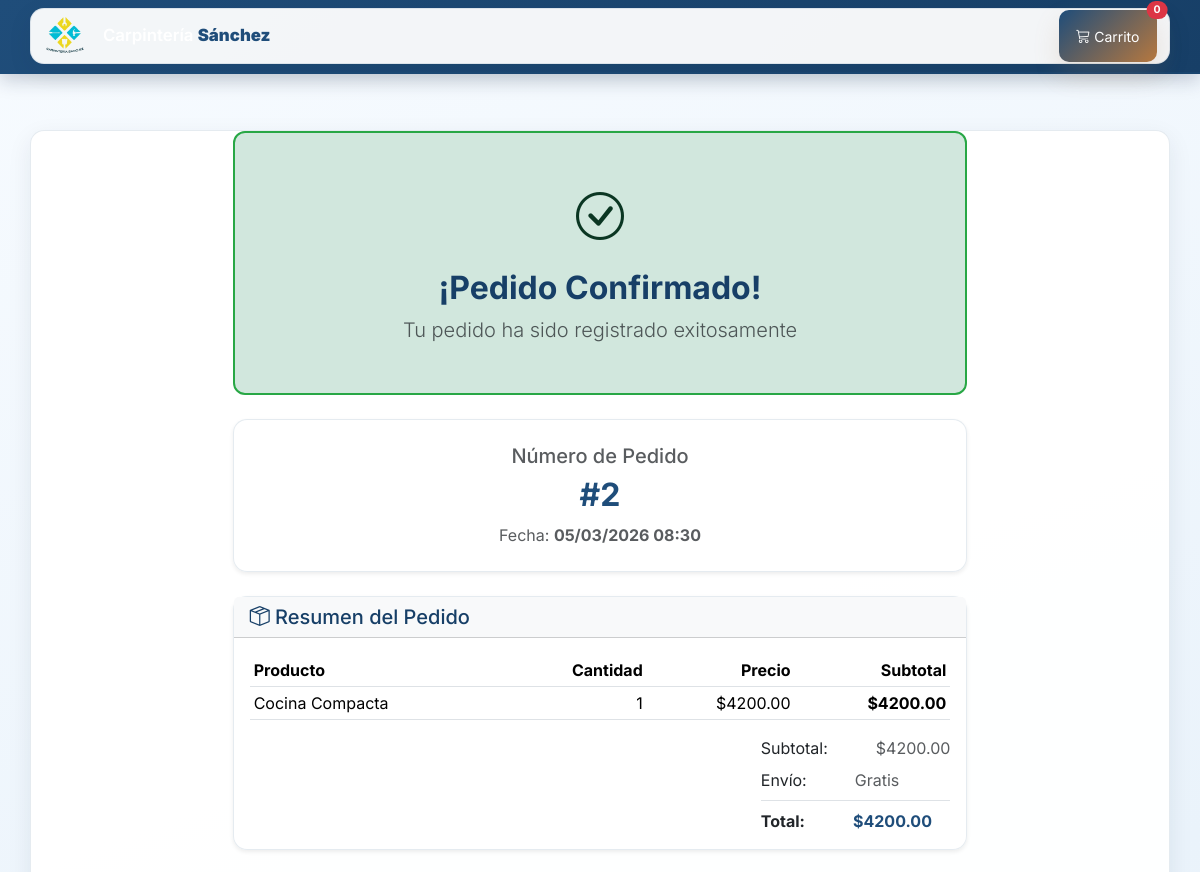
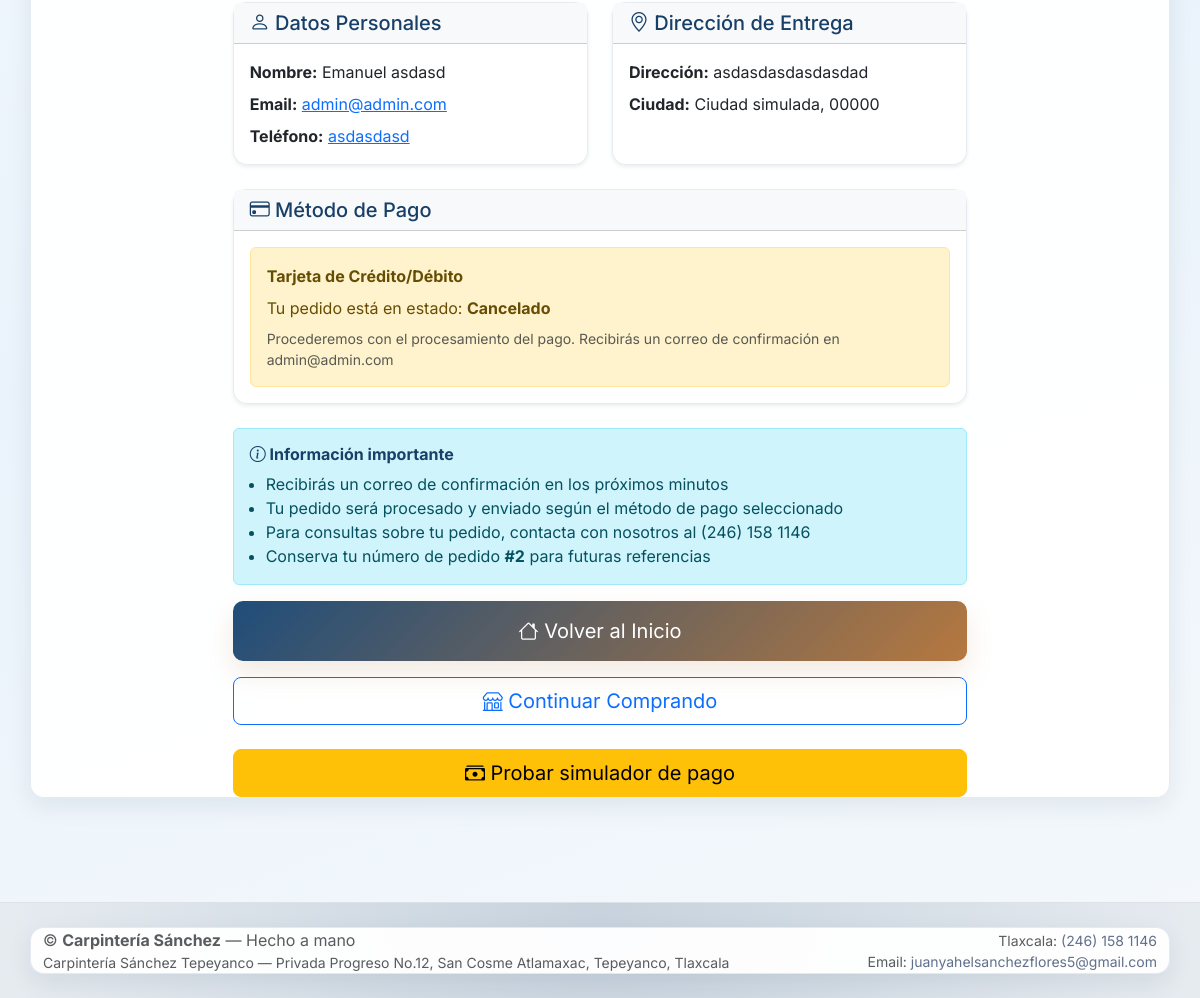
The app's page /pedido/2/ with its own data (2 pictures, top to bottom).
### carpinteria/models.py (models this page shows, shortened)
class Pedido(models.Model):
    METODOS_PAGO = [
        ('tarjeta', 'Tarjeta de Crédito/Débito'),
        ('paypal', 'PayPal'),
        ('mercado_pago', 'Mercado Pago'),
    ]
    ESTADOS = [
        ('pendiente', 'Pendiente'),
        ('confirmado', 'Confirmado'),
        ('procesando', 'Procesando'),
        ('enviado', 'Enviado'),
        ('entregado', 'Entregado'),
        ('cancelado', 'Cancelado'),
    ]
    nombre_destinatario = models.CharField(max_length=200)
    email = models.EmailField()
    telefono = models.CharField(max_length=20)
    direccion = models.CharField(max_length=500)
    ciudad = models.CharField(max_length=100)
    codigo_postal = models.CharField(max_length=20)
    referencia = models.CharField(max_length=500, blank=True, help_text='Referencia adicional (apto, piso, etc.)')
    total = models.DecimalField(max_digits=10, decimal_places=2)
    metodo_pago = models.CharField(max_length=50, choices=METODOS_PAGO)
    estado = models.CharField(max_length=50, choices=ESTADOS, default='pendiente')
    productos_json = models.TextField(help_text='Productos en formato JSON')
    created_at = models.DateTimeField(auto_now_add=True)
    updated_at = models.DateTimeField(auto_now=True)
    class Meta:
        ordering = ['-created_at']

### carpinteria/views.py (the view)
# urls.py: path('pedido/<int:pedido_id>/', pedido_confirmacion, name='pedido_confirmacion'),
def pedido_confirmacion(request, pedido_id):
    pedido = get_object_or_404(Pedido, pk=pedido_id)
    try:
        productos = json.loads(pedido.productos_json)
    except:
        productos = []
    return render(request, 'pedido_confirmacion.html', {
        'pedido': pedido,
        'productos': productos
    })

### templates/pedido_confirmacion.html (shortened to what this page needs)
{% load static %}
<!doctype html>
<html lang="es">
<head>
  <link href="https://cdn.jsdelivr.net/npm/bootstrap@5.3.2/dist/css/bootstrap.min.css" rel="stylesheet">
  <link href="https://cdn.jsdelivr.net/npm/bootstrap-icons@1.10.5/font/bootstrap-icons.css" rel="stylesheet">
  <link rel="stylesheet" href="{% static 'css/styles.css' %}">
</head>
<body>
<header class="sticky-top">
  <nav class="navbar navbar-expand-lg navbar-dark bg-primary shadow-sm">
    <div class="container">
      <a class="navbar-brand d-flex align-items-center gap-2" href="{% url 'home' %}">
        <img src="{% static 'img/logo.png' %}" alt="Logo" height="44" class="me-2">
        <span class="brand-name">Carpintería <strong>Sánchez</strong></span>
      </a>
      <div class="ms-auto d-none d-lg-block">
        <a class="btn btn-primary btn-sm position-relative" href="{% url 'carrito' %}">
          <i class="bi bi-cart3"></i> Carrito
          <span class="position-absolute top-0 start-100 translate-middle badge rounded-pill bg-danger" id="cart-count">0</span>
        </a>
      </div>
    </div>
  </nav>
</header>
<section class="py-6">
  <div class="container">
    <div class="row justify-content-center">
      <div class="col-lg-8">
        <div class="alert alert-success text-center py-5 mb-4" style="border: 2px solid #28a745; border-radius: 12px;">
          <div style="font-size: 3rem; margin-bottom: 1rem;">
            <i class="bi bi-check-circle"></i>
          </div>
          <h2 class="fw-bold mb-2">¡Pedido Confirmado!</h2>
          <p class="lead text-muted mb-0">Tu pedido ha sido registrado exitosamente</p>
        </div>
        <div class="card shadow-sm p-4 mb-4 text-center">
          <h5 class="text-muted">Número de Pedido</h5>
          <h2 class="fw-bold" style="color: var(--brand);">#{{ pedido.id }}</h2>
          <p class="text-muted mb-0">
            Fecha: <strong>{{ pedido.created_at|date:"d/m/Y H:i" }}</strong>
          </p>
        </div>
        <div class="card shadow-sm mb-4">
          <div class="card-header bg-light">
            <h5 class="mb-0"><i class="bi bi-box-seam"></i> Resumen del Pedido</h5>
          </div>
          <div class="card-body">
            {% if productos %}
              <table class="table table-sm">
                <thead>
                  <tr>
                    <th>Producto</th>
                    <th class="text-end">Cantidad</th>
                    <th class="text-end">Precio</th>
                    <th class="text-end">Subtotal</th>
                  </tr>
                </thead>
                <tbody>
                  {% for item in productos %}
                  <tr>
                    <td>{{ item.nombre }}</td>
                    <td class="text-end">{{ item.cantidad }}</td>
                    <td class="text-end">${{ item.precio|floatformat:2 }}</td>
                    <td class="text-end fw-bold">${{ item.precio|floatformat:2 }}</td>
                  </tr>
                  {% endfor %}
                </tbody>
              </table>
              <div class="d-flex justify-content-end">
                <div>
                  <div class="d-flex gap-5 mb-2">
                    <span>Subtotal:</span>
                    <span class="text-muted">${{ pedido.total|floatformat:2 }}</span>
                  </div>
                  <div class="d-flex gap-5 pb-2 border-bottom">
                    <span>Envío:</span>
                    <span class="text-muted">Gratis</span>
                  </div>
                  <div class="d-flex gap-5 mt-2">
                    <strong>Total:</strong>
                    <strong style="color: var(--brand);">${{ pedido.total|floatformat:2 }}</strong>
                  </div>
                </div>
              </div>
            {% endif %}
          </div>
        </div>
        <div class="row g-4 mb-4">
          <div class="col-md-6">
            <div class="card shadow-sm h-100">
              <div class="card-header bg-light">
                <h5 class="mb-0"><i class="bi bi-person"></i> Datos Personales</h5>
              </div>
              <div class="card-body">
                <p class="mb-2"><strong>Nombre:</strong> {{ pedido.nombre_destinatario }}</p>
                <p class="mb-2"><strong>Email:</strong> <a href="mailto:{{ pedido.email }}">{{ pedido.email }}</a></p>
                <p class="mb-0"><strong>Teléfono:</strong> <a href="tel:{{ pedido.telefono }}">{{ pedido.telefono }}</a></p>
              </div>
            </div>
          </div>
          <div class="col-md-6">
            <div class="card shadow-sm h-100">
              <div class="card-header bg-light">
                <h5 class="mb-0"><i class="bi bi-geo-alt"></i> Dirección de Entrega</h5>
              </div>
              <div class="card-body">
                <p class="mb-2"><strong>Dirección:</strong> {{ pedido.direccion }}</p>
                <p class="mb-2"><strong>Ciudad:</strong> {{ pedido.ciudad }}, {{ pedido.codigo_postal }}</p>
              </div>
            </div>
          </div>
        </div>
        <div class="card shadow-sm mb-4">
          <div class="card-header bg-light">
            <h5 class="mb-0"><i class="bi bi-credit-card"></i> Método de Pago</h5>
          </div>
          <div class="card-body">
            <div class="alert alert-warning mb-0" role="alert">
              <strong>{{ pedido.get_metodo_pago_display }}</strong>
              <p class="mt-2 mb-0">
                Tu pedido está en estado: <strong>{{ pedido.get_estado_display }}</strong>
              </p>
              <p class="mt-2 mb-0 text-muted small">
                Procederemos con el procesamiento del pago. Recibirás un correo de confirmación en {{ pedido.email }}
              </p>
            </div>
          </div>
        </div>
        <div class="alert alert-info" role="alert">
          <h6 class="fw-bold mb-2"><i class="bi bi-info-circle"></i> Información importante</h6>
          <ul class="mb-0 ps-3">
            <li>Recibirás un correo de confirmación en los próximos minutos</li>
            <li>Tu pedido será procesado y enviado según el método de pago seleccionado</li>
            <li>Para consultas sobre tu pedido, contacta con nosotros al (246) 158 1146</li>
            <li>Conserva tu número de pedido <strong>#{{ pedido.id }}</strong> para futuras referencias</li>
          </ul>
        </div>
        <div class="d-grid gap-2 gap-md-3">
          <a href="{% url 'home' %}" class="btn btn-primary btn-lg">
            <i class="bi bi-house"></i> Volver al Inicio
          </a>
          <a href="{% url 'home' %}#catalogo" class="btn btn-outline-primary btn-lg">
            <i class="bi bi-shop"></i> Continuar Comprando
          </a>
          <a href="{% url 'simulate_pago' pedido.id %}" class="btn btn-warning btn-lg mt-2">
            <i class="bi bi-cash-stack"></i> Probar simulador de pago
          </a>
        </div>
      </div>
    </div>
  </div>
</section>
<footer class="py-4 bg-white border-top mt-5">
  <div class="container d-md-flex justify-content-between align-items-center">
    <div>
      <div class="text-muted">© <strong>Carpintería Sánchez</strong> — Hecho a mano</div>
      <div class="text-muted small">Carpintería Sánchez Tepeyanco — Privada Progreso No.12, San Cosme Atlamaxac, Tepeyanco, Tlaxcala</div>
    </div>
    <div class="mt-2 mt-md-0 text-end">
      <div class="small text-muted">Tlaxcala: <a href="tel:+522461581146">(246) 158 1146</a></div>
      <div class="small text-muted">Email: <a href="mailto:juanyahelsanchezflores5@gmail.com">juanyahelsanchezflores5@gmail.com</a></div>
    </div>
  </div>
</footer>
</body>
</html>

### static/css/styles.css (style rules this page uses)
:root { --brand:#1f4d7a; --brand-600:#173f67; --brand-soft:#8aaec8; --muted:#61708a; --bg:#f2f7fb; --card:#ffffff; --glass: rgba(250,255,255,0.68); --shadow: rgba(17,38,67,0.12); --accent:#b6783f; --accent-soft:#d5a66d; --wood:#5f3f26; --sand:#f2e6d3; }
html,body { font-family: 'Inter', system-ui, -apple-system, 'Segoe UI', Roboto, 'Helvetica Neue', Arial; color:#222 }
body { scroll-behavior:smooth; background:linear-gradient(160deg, #f7fbff 0%, #eaf3fb 55%, #f4f8fc 100%); }
.container, .card, .product-card, .hero-card, form.card { background:rgba(255,255,255,0.95); border:1px solid rgba(47,88,130,0.12); box-shadow:0 8px 24px rgba(17,38,67,0.08); border-radius:14px; }
h1,h2,h3,h4,h5,h6 { color:#173f67; }
.btn-primary, .btn-primary:hover, .btn-primary:focus { background:linear-gradient(135deg, var(--brand), var(--brand-600)); border:none; box-shadow:0 5px 14px rgba(31,77,122,0.35); }
header .navbar, .navbar.navbar-dark.bg-primary { background: linear-gradient(135deg, var(--brand), var(--brand-600)) !important; border-bottom: 2px solid rgba(31,77,122,0.35) !important; box-shadow: 0 6px 18px rgba(17,38,67,0.22) !important; }
header .navbar-brand, header .navbar .nav-link { color: #fff !important; font-weight: 600; }
.navbar-brand .brand-name { font-size:1.05rem }
footer a { color:var(--muted); text-decoration:none }
.py-6 { padding-top:3.5rem; padding-bottom:3.5rem }
.brand-name strong { color:var(--brand) }
* { transition:all .2s ease-in-out; }
.navbar { background:rgba(255,255,255,0.96) !important; box-shadow:0 4px 16px rgba(17,38,67,0.12) !important; border-bottom:1px solid rgba(31,77,122,0.14) !important; }
.navbar-dark.bg-primary { background: linear-gradient(135deg, var(--brand), var(--brand-600)) !important; }
footer { background: transparent; }
.btn-primary { padding:0.95rem 1.1rem; border-radius:14px; background:linear-gradient(135deg, var(--brand), var(--accent)); border:none; box-shadow:0 12px 26px rgba(191,138,96,0.18); }
.navbar a.nav-link, .navbar-brand, .navbar .nav-link { color:#1f4d7a !important; }
footer { background: radial-gradient(circle at top, rgba(31,77,122,0.25), rgba(31,77,122,0.11)); color:#2e4e7e; }
.btn-primary, .btn-primary:hover, .btn-primary:focus { border-radius:10px !important; }

### records on screen
Pedido: id "2", created_at "05/03/2026 08:30", total "4200.00", nombre_destinatario "Emanuel asdasd", email "admin@admin.com", telefono "asdasdasd", direccion "asdasdasdasdasdad", ciudad "Ciudad simulada", codigo_postal "00000", metodo_pago "Tarjeta de Crédito/Débito", estado "Cancelado"

### other values on screen
{{ item.nombre }} "Cocina Compacta"
{{ item.cantidad }} "1"
{{ item.precio|floatformat:2 }} "4200.00"
